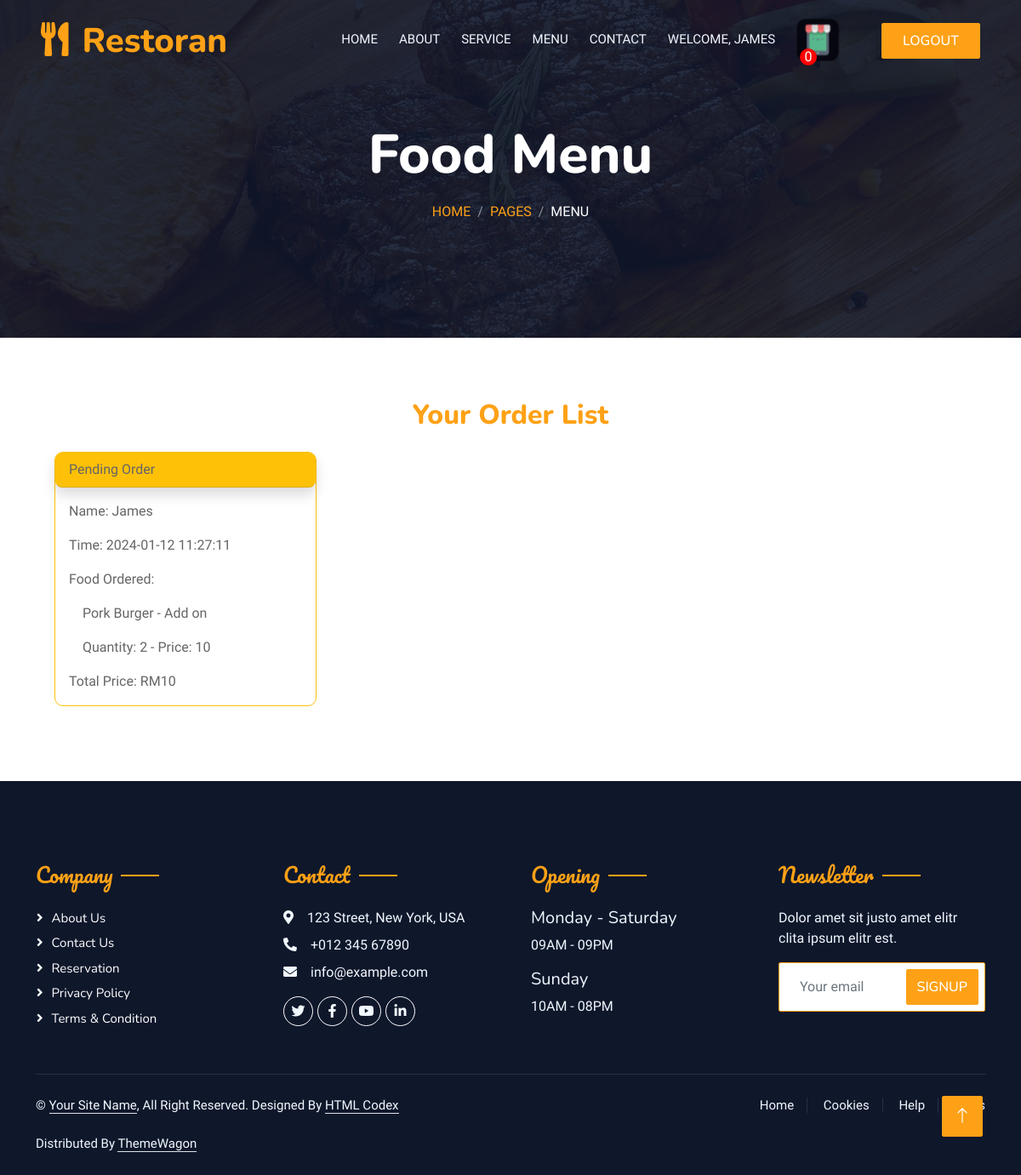
/user_order.php?userID=7, run on an earlier commit of the app's database.
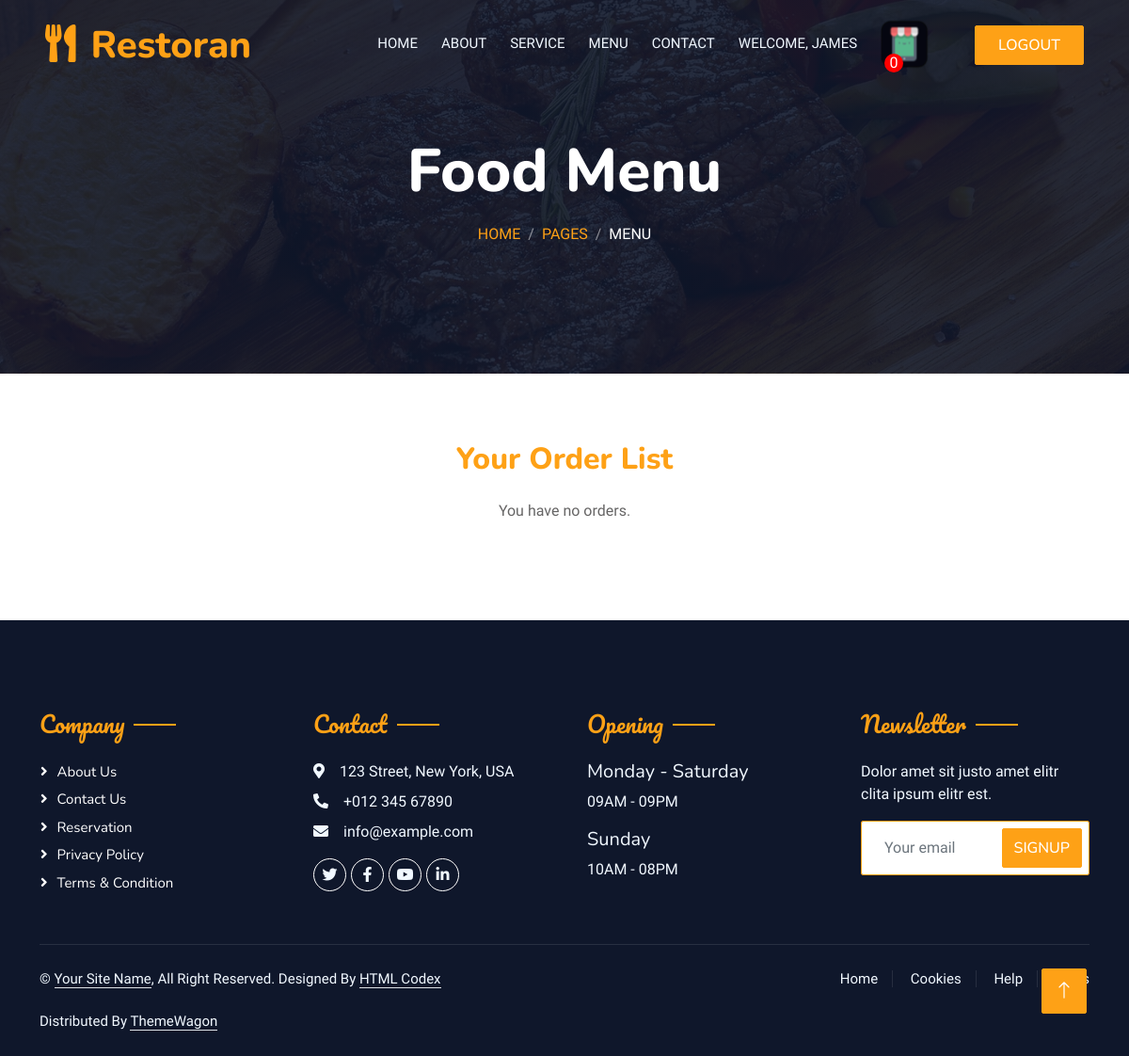
And on a later commit of the database.
### tables this page shows
CREATE TABLE `users` (
  `id` int(11) NOT NULL,
  `name` varchar(255) DEFAULT NULL,
  `contact_number` varchar(20) DEFAULT NULL,
  `email` varchar(255) DEFAULT NULL,
  `password` varchar(255) DEFAULT NULL,
  `address` varchar(500) NOT NULL,
  `city` varchar(500) NOT NULL,
  `state` varchar(300) NOT NULL,
  `postcode` int(11) NOT NULL,
  `updated_time` timestamp NOT NULL DEFAULT current_timestamp() ON UPDATE current_timestamp(),
  `code` varchar(10) NOT NULL
);

CREATE TABLE `menu` (
  `food_id` int(11) NOT NULL,
  `food_img` varchar(255) NOT NULL,
  `food_name` varchar(100) NOT NULL,
  `food_price` double NOT NULL,
  `food_type` varchar(50) NOT NULL,
  `food_description` varchar(200) NOT NULL,
  `food_delete` int(10) NOT NULL DEFAULT 0
);

### user_order.php (the view, shortened to what this page needs)
<?php include ("connection_sql.php") ?>
<!DOCTYPE html>
<html lang="en">
<head>
    <link href="https://cdnjs.cloudflare.com/ajax/libs/font-awesome/5.10.0/css/all.min.css" rel="stylesheet">
    <link href="https://cdn.jsdelivr.net/npm/bootstrap-icons@1.4.1/font/bootstrap-icons.css" rel="stylesheet">
    <link rel="stylesheet" href="https://cdn.jsdelivr.net/npm/bootstrap@5.0.0/dist/css/bootstrap.min.css">
    <link href="lib/animate/animate.min.css" rel="stylesheet">
    <link href="lib/owlcarousel/assets/owl.carousel.min.css" rel="stylesheet">
    <link href="lib/tempusdominus/css/tempusdominus-bootstrap-4.min.css" rel="stylesheet" />
    <link href="css/bootstrap.min.css" rel="stylesheet">
    <link href="css/style.css" rel="stylesheet">
    <link href="css/test.css" rel="stylesheet">
    <link href="css/popup.css" rel="stylesheet">
</head>
<body>
<?php
    $uid = isset($_GET['userID']) ? $_GET['userID'] : null;
    $sql = "SELECT COUNT(*) AS totalRows FROM cart WHERE cart.user_id = '$uid' AND  cart.cart_food_delete = '1'";
    $result = mysqli_query($connect, $sql);
    if ($result)
    {
        $row = mysqli_fetch_assoc($result);
        $totalRows = $row['totalRows'];
    }
    $user = "SELECT * FROM users WHERE id = '$uid'";
    $user_result = mysqli_query($connect, $user);
    $row_user = mysqli_fetch_assoc($user_result);
?>
    <div class="container-xxl bg-white p-0">
        <div class="container-xxl position-relative p-0">
                <nav class="navbar navbar-expand-lg navbar-dark bg-dark px-4 px-lg-5 py-3 py-lg-0">
                    <a href="" class="navbar-brand p-0">
                        <h1 class="text-primary m-0"><i class="fa fa-utensils me-3"></i>Restoran</h1>
                    </a>
                    <div class="collapse navbar-collapse" id="navbarCollapse">
                        <div class="navbar-nav ms-auto py-0 pe-4">
                            <a href="log_index.php?userID=<?php echo $uid; ?>" class="nav-item nav-link">Home</a>
                            <a href="log_about.php?userID=<?php echo $uid; ?>" class="nav-item nav-link">About</a>
                            <a href="log_service.php?userID=<?php echo $uid; ?>" class="nav-item nav-link">Service</a>
                            <a href="log_menu.php?userID=<?php echo $uid; ?>" class="nav-item nav-link ">Menu</a>
                            <a href="log_contact.php?userID=<?php echo $uid; ?>" class="nav-item nav-link ">Contact</a>
                            <a href="login/p_profile.php?userID=<?php echo $uid?>" class="nav-item nav-link ">WELCOME, <?php echo $row_user["name"]; ?></a>
                            <img class="carticon btn py-2 px-4" src="img/cart-icon h.png" alt=""><span
                                style="position: fixed; display: flex; width: 20px;  height: 20px; background-color: red; justify-content: center; align-items: center; color: white;border-radius: 50%; position: absolute; top: 60%; right: 240px; "><?php echo $totalRows ?></span>
                        </div>
                        <a href="index.html" class="btn btn-primary py-2 px-4"style="--bs-btn-padding-y: .25rem; --bs-btn-padding-x: .5rem; --bs-btn-font-size: .75rem;" id="checkoutBtn">LogOut</a>                    </div>
                </nav>
                <div class="container-xxl py-5 bg-dark hero-header mb-5">
                    <div class="container text-center my-5 pt-5 pb-4">
                        <h1 class="display-3 text-white mb-3 animated slideInDown">Food Menu</h1>
                        <nav aria-label="breadcrumb">
                            <ol class="breadcrumb justify-content-center text-uppercase">
                                <li class="breadcrumb-item"><a href="#">Home</a></li>
                                <li class="breadcrumb-item"><a href="#">Pages</a></li>
                                <li class="breadcrumb-item text-white active" aria-current="page">Menu</li>
                            </ol>
                        </nav>
                    </div>
                </div>
            </div>
        <div class="container-fluid ">
            <br>
            <h2 class="text-primary" style="text-align: center;">Your Order List</h2>
            <div class="row justify-content-start">
                <?php
                $order = "SELECT * FROM `order` WHERE user_id = ?";
                $order_stmt = $connect->prepare($order);
                $order_stmt->bind_param("s", $uid);
                $order_stmt->execute();
                $order_result = $order_stmt->get_result();
                if ($order_result->num_rows > 0) {
                    $grouped_orders = [];
                    while ($row_order = mysqli_fetch_assoc($order_result)) {
                        $fid = $row_order["food_id"];
                        $menu = "SELECT * FROM menu WHERE food_id = ?";
                        $menu_stmt = $connect->prepare($menu);
                        $menu_stmt->bind_param("i", $fid);
                        $menu_stmt->execute();
                        $menu_result = $menu_stmt->get_result();
                        if ($menu_result->num_rows > 0) {
                            $row_menu = mysqli_fetch_assoc($menu_result);
                            $order_group_key = $row_order["or_time"];
                            if (!isset($grouped_orders[$order_group_key])) {
                                $grouped_orders[$order_group_key] = [
                                    'name' => $row_user["name"],
                                    'time' => $row_order["or_time"],
                                    'foods' => []
                                ];
                            }
                            $grouped_orders[$order_group_key]['foods'][] = [
                                'food_name' => $row_menu["food_name"],
                                'food_price' => $row_menu["food_price"],
                                'food_num' => $row_order["num_food"],
                            ];
                        } else {
                            echo "No menu items found for food_id: $fid";
                        }
                    }
                    if (!empty($grouped_orders)) {
                        foreach ($grouped_orders as $group) {
                            $total = 0;
                ?>
                            <div class="col-md-4" style="padding-left: 3rem;">
                                <div class="card mb-3 m-3 border-warning" style="max-width: 20rem; max-height: 20rem; border-radius: 10px;">
                                    <div class="card-header shadow bg-warning" style="border-radius: 8px;">Pending Order</div>
                                    <div class="card-body" style="overflow-y: auto;">
                                        <p class="card-text">Name: <?php echo $group['name']; ?></p>
                                        <p class="card-text">Time: <?php echo $group['time']; ?></p>
                                        <div class="card-text">Food Ordered:
                                            <div class="card-body ">
                                                <?php
                                                foreach ($group['foods'] as $food) {
                                                ?>
                                                    <p class="card-text"><?php echo $food["food_name"]; ?> - Add on</p>
                                                    <p class="card-text"> Quantity: <?php echo $food["food_num"]; ?> -  Price: <?php echo $food["food_price"]; ?></p>
                                                <?php
                                                    $total += $food["food_price"];
                                                }
                                                ?>
                                            </div>
                                        </div>
                                        <p class="card-text">Total Price: RM<?php echo $total ?></p>
                                    </div>
                                </div>
                            </div>
                <?php
                        }
                    }
                } else {
                    echo '<div class=" text-center p-3"><p>You have no orders.</p></div><br><br>';
                }
                ?>
            </div>
            <br>
        </div>
        <div class="container-fluid bg-dark text-light footer pt-5 mt-5 wow fadeIn" data-wow-delay="0.1s">
            <div class="container py-5">
                <div class="row g-5">
                    <div class="col-lg-3 col-md-6">
                        <h4 class="section-title ff-secondary text-start text-primary fw-normal mb-4">Company</h4>
                        <a class="btn btn-link" href="">About Us</a>
                        <a class="btn btn-link" href="">Contact Us</a>
                        <a class="btn btn-link" href="">Reservation</a>
                        <a class="btn btn-link" href="">Privacy Policy</a>
                        <a class="btn btn-link" href="">Terms & Condition</a>
                    </div>
                    <div class="col-lg-3 col-md-6">
                        <h4 class="section-title ff-secondary text-start text-primary fw-normal mb-4">Contact</h4>
                        <p class="mb-2"><i class="fa fa-map-marker-alt me-3"></i>123 Street, New York, USA</p>
                        <p class="mb-2"><i class="fa fa-phone-alt me-3"></i>+012 345 67890</p>
                        <p class="mb-2"><i class="fa fa-envelope me-3"></i>info@example.com</p>
                        <div class="d-flex pt-2">
                            <a class="btn btn-outline-light btn-social" href=""><i class="fab fa-twitter"></i></a>
                            <a class="btn btn-outline-light btn-social" href=""><i class="fab fa-facebook-f"></i></a>
                            <a class="btn btn-outline-light btn-social" href=""><i class="fab fa-youtube"></i></a>
                            <a class="btn btn-outline-light btn-social" href=""><i class="fab fa-linkedin-in"></i></a>
                        </div>
                    </div>
                    <div class="col-lg-3 col-md-6">
                        <h4 class="section-title ff-secondary text-start text-primary fw-normal mb-4">Opening</h4>
                        <h5 class="text-light fw-normal">Monday - Saturday</h5>
                        <p>09AM - 09PM</p>
                        <h5 class="text-light fw-normal">Sunday</h5>
                        <p>10AM - 08PM</p>
                    </div>
                    <div class="col-lg-3 col-md-6">
                        <h4 class="section-title ff-secondary text-start text-primary fw-normal mb-4">Newsletter</h4>
                        <p>Dolor amet sit justo amet elitr clita ipsum elitr est.</p>
                        <div class="position-relative mx-auto" style="max-width: 400px;">
                            <input class="form-control border-primary w-100 py-3 ps-4 pe-5" type="text" placeholder="Your email">
                            <button type="button" class="btn btn-primary py-2 position-absolute top-0 end-0 mt-2 me-2">SignUp</button>
                        </div>
                    </div>
                </div>
            </div>
            <div class="container">
                <div class="copyright">
                    <div class="row">
                        <div class="col-md-6 text-center text-md-start mb-3 mb-md-0">
                            &copy; <a class="border-bottom" href="#">Your Site Name</a>, All Right Reserved.
							Designed By <a class="border-bottom" href="https://htmlcodex.com">HTML Codex</a><br><br>
                            Distributed By <a class="border-bottom" href="https://themewagon.com" target="_blank">ThemeWagon</a>
                        </div>
                        <div class="col-md-6 text-center text-md-end">
                            <div class="footer-menu">
                                <a href="">Home</a>
                                <a href="">Cookies</a>
                                <a href="">Help</a>
                                <a href="">FQAs</a>
                            </div>
                        </div>
                    </div>
                </div>
            </div>
        </div>
        <a href="#" class="btn btn-lg btn-primary btn-lg-square back-to-top"><i class="bi bi-arrow-up"></i></a>
    </div>
</body>
</html>

### css/style.css (style rules this page uses)
:root { --primary: #FEA116; --light: #F1F8FF; --dark: #0F172B; }
.ff-secondary { font-family: 'Pacifico', cursive; }
.back-to-top { position: fixed; display: none; right: 45px; bottom: 45px; z-index: 99; }
.btn { font-family: 'Nunito', sans-serif; font-weight: 500; text-transform: uppercase; transition: .5s; }
.btn.btn-primary, .btn.btn-secondary { color: #FFFFFF; }
.btn-lg-square { width: 48px; height: 48px; }
.btn-square, .btn-sm-square, .btn-lg-square { padding: 0; display: flex; align-items: center; justify-content: center; font-weight: normal; border-radius: 2px; }
.navbar-dark .navbar-nav .nav-link { position: relative; margin-left: 25px; padding: 35px 0; font-size: 15px; color: var(--light) !important; text-transform: uppercase; font-weight: 500; outline: none; transition: .5s; }
@media (min-width: 992px) { .navbar-dark { position: absolute; width: 100%; top: 0; left: 0; z-index: 999; background: transparent !important; } }
.hero-header { background: linear-gradient(rgba(15, 23, 43, .9), rgba(15, 23, 43, .9)), url(../img/bg-hero.jpg); background-position: center center; background-repeat: no-repeat; background-size: cover; }
.breadcrumb-item + .breadcrumb-item::before { color: rgba(255, 255, 255, .5); }
.section-title { position: relative; display: inline-block; }
.section-title::before { position: absolute; content: ""; width: 45px; height: 2px; top: 50%; left: -55px; margin-top: -1px; background: var(--primary); }
.section-title::after { position: absolute; content: ""; width: 45px; height: 2px; top: 50%; right: -55px; margin-top: -1px; background: var(--primary); }
.section-title.text-start::before, .section-title.text-end::after { display: none; }
.footer .btn.btn-social { margin-right: 5px; width: 35px; height: 35px; display: flex; align-items: center; justify-content: center; color: var(--light); border: 1px solid #FFFFFF; border-radius: 35px; transition: .3s; }
.footer .btn.btn-link { display: block; margin-bottom: 5px; padding: 0; text-align: left; color: #FFFFFF; font-size: 15px; font-weight: normal; text-transform: capitalize; transition: .3s; }
.footer .btn.btn-link::before { position: relative; content: "\f105"; font-family: "Font Awesome 5 Free"; font-weight: 900; margin-right: 10px; }
.footer .copyright { padding: 25px 0; font-size: 15px; border-top: 1px solid rgba(256, 256, 256, .1); }
.footer .copyright a { color: var(--light); }
.footer .footer-menu a { margin-right: 15px; padding-right: 15px; border-right: 1px solid rgba(255, 255, 255, .1); }
.footer .footer-menu a:last-child { margin-right: 0; padding-right: 0; border-right: none; }

What changed in the data, as far as the page shows it:
no longer on this page (row edited): menu: food_name "Pork Burger", food_num "2", food_price "10"
Also different on the page:
text now shown: "You have no orders."
list line gone: "Pending Order Name: James Time: 2024-01-12 11:27:11 Food Ordered: Total Price: RM 10"
